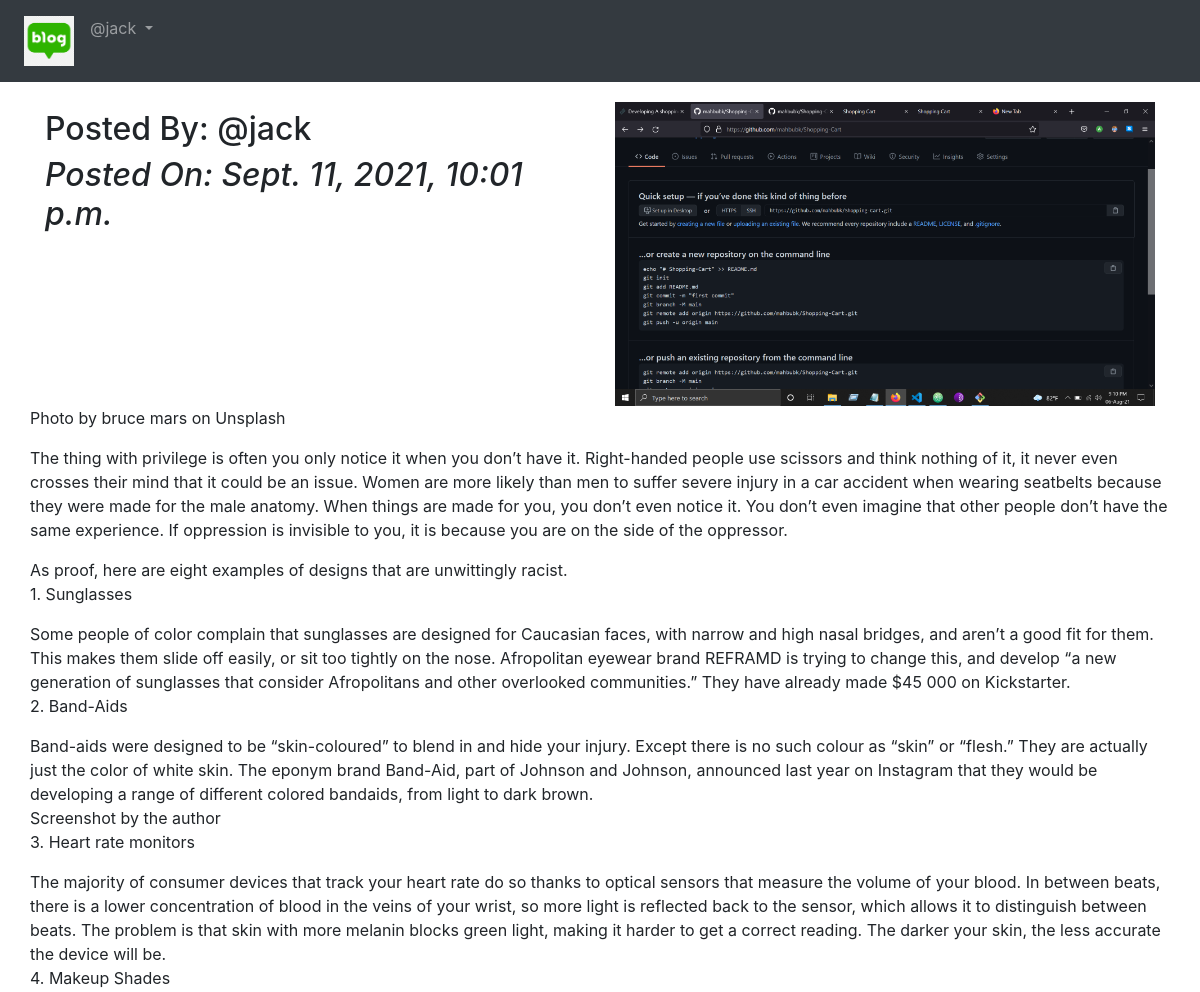
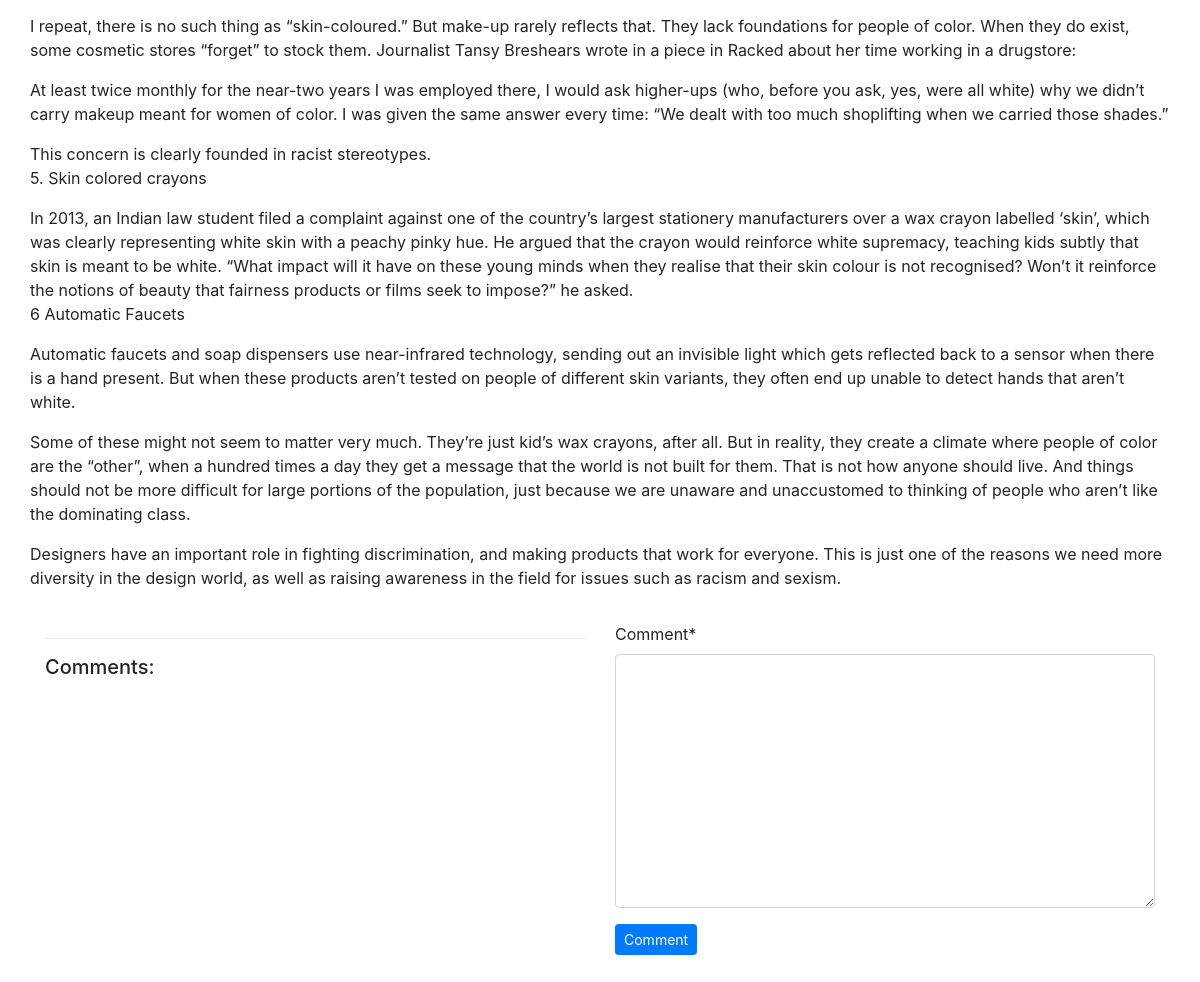
Screenshot of /blog/details/dont-do-it-34ff78d5-6799-47ce-8480-454d4d99f582 (signed in) with the database file from the repository (2 pictures, top to bottom).
### App_Blog/models.py (models this page shows, shortened)
class Blog(models.Model):
    author = models.ForeignKey(User, on_delete=models.CASCADE, related_name='post_author')
    blog_title = models.CharField(max_length=264, verbose_name='Put a Title')
    slug = models.SlugField(max_length=264, unique=True)
    blog_content = models.TextField(verbose_name='What is on your mind?')
    blog_image = models.ImageField(upload_to='blog_images', verbose_name='Image')
    publish_date = models.DateTimeField(auto_now_add=True)
    update_date = models.DateTimeField(auto_now=True)
    class Meta:
        ordering = ['-publish_date',]

### App_Blog/views.py (the view, shortened to what this page needs)
# urls.py: path('details/<slug:slug>', views.blog_details, name='blog_details'),
@login_required
def blog_details(request, slug):
    blog = Blog.objects.get(slug=slug)
    comment_form = CommentForm()
    return render(request, 'App_Blog/blog_details.html', context={'blog':blog, 'comment_form':comment_form})

### App_Blog/forms.py
class CommentForm(forms.ModelForm):
    class Meta:
        model = Comment
        fields = ('comment',)

### templates/App_Blog/blog_details.html (shortened to what this page needs)
{% extends 'base.html' %}
{% load crispy_forms_tags %}
{% block body_block %}
<div class="row">
  <div class="col-sm-6">
    <h2>Posted By: @{{ blog.author }}</h2>
    <i><h2>Posted On: {{ blog.publish_date }}</h2></i>
  </div>
  <div class="col-sm-6">
    <img src="/media/{{ blog.blog_image }}" width="100%">
  </div>
   <p>{{ blog.blog_content|linebreaks }}</p>
</div>
<div class="row">
   <div class="col-sm-6">
     <hr>
     <h5>Comments:</h5>
   </div>
   <div class="col-sm-6">
     <form method="POST">
       {{ comment_form|crispy }}
       <button type="submit" class="btn btn-primary btn-sm">Comment</button>
     </form>
   </div>
 </div>
 <br>
 <br>
{% endblock %}

### templates/base.html (shortened to what this page needs)
<!DOCTYPE html>
{% load static %}
<html lang="en" dir="ltr">
<head>
  <link rel="stylesheet" href="https://maxcdn.bootstrapcdn.com/bootstrap/4.4.1/css/bootstrap.min.css">
  <link href="https://maxcdn.bootstrapcdn.com/font-awesome/4.7.0/css/font-awesome.min.css" rel="stylesheet">
</head>
<body>
  <nav class="navbar navbar-expand-sm bg-dark navbar-dark">
    <ul class="navbar-nav">
      <li class="nav-item active">
        <a class="nav-link" href="{% url 'index' %}"><img src="/media/logo.png" width="50px"></a>
      </li>
      {% if user.is_authenticated %}
      <div class="nav-item dropdown">
        <a class="nav-link dropdown-toggle" href="#" id="navbardrop" data-toggle="dropdown">
          @{{user.username}}
        </a>
      </div>
      {% endif %}
    </ul>
  </nav>
  <div class="container" style="padding-top:20px">
    {% block body_block %}
    {% endblock %}
  </div>
</body>
</html>

### rows the page displays
Blog: author "jack", publish_date "Sept. 11, 2021, 10:01 p.m.", blog_image (picture), blog_content "Photo by bruce mars on Unsplash The thing with privilege is often you only notice it when you don’t have it. Right-handed people use scissors and think nothing of it, it never even crosses their mind that it could be an issue. Women are more likely than men to suffer severe injury in a car accident when wearing seatbelts because they were made for the male anatomy. When things are made for you, you don’t even notice it. You don’t even imagine that other people don’t have the same experience. If oppression is invisible to you, it is because you are on the side of the oppressor. As proof, here are eight examples of designs that are unwittingly racist. 1. Sunglasses Some people of color…"

### other values shown
{{ user.username }} "jack"
